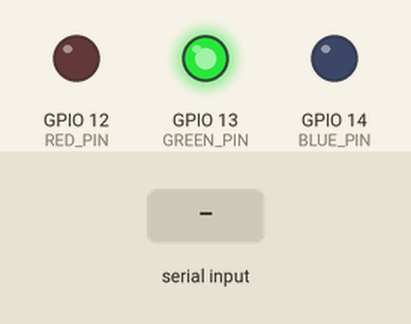
Bench run of a sketch on a simulated ESP32. On the bench: output pins drawn as LEDs (lit = HIGH). Dashed ring = blinking. The inputs (shaded band) are chosen by the test bench. What the sketch prints to the serial monitor is not drawn.

Above: at 1.2 s.
1.3 s: "3" received over Serial
At 1.42 s:
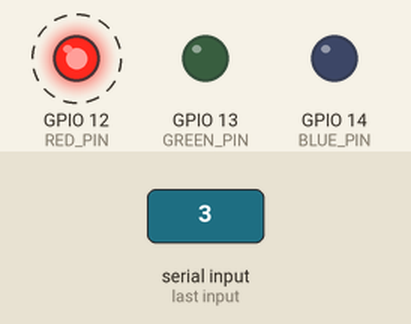
4.3 s: "4" received over Serial
At 4.7 s:
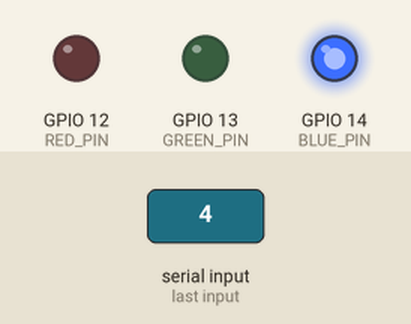
5.8 s: "1" received over Serial
At 7.0 s:
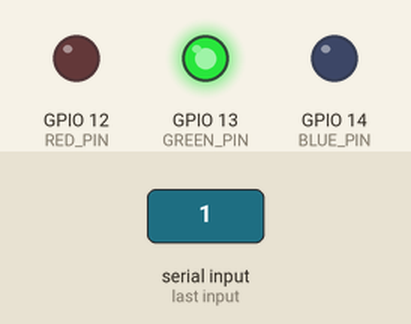
Timing chart, 0 to 8.8 s (numbered marks = the images above; inputs shaded):
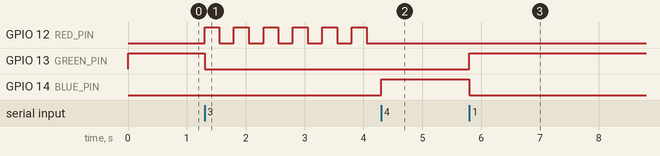

The sketch:

v1.ino
```cpp
// ASL 自主狀態指示燈 第一版
// 這個程式會根據電腦指令改變燈號
#define RED_PIN   12
#define GREEN_PIN 13
#define BLUE_PIN  14

int currentState = 1;
int lastState = -1;    // 🆕 用來記錄「上一次」的狀態，預設設為 -1

// ⏳ 計時器 A：用於狀態 3 紅燈閃爍
unsigned long previousMillis = 0;
bool redBlinkState = LOW;
const long interval = 250;

void setup() {
  Serial.begin(115200);
  pinMode(RED_PIN, OUTPUT);
  pinMode(GREEN_PIN, OUTPUT);
  pinMode(BLUE_PIN, OUTPUT);

  Serial.println("\n===== 狀態系統（改變時才輸出版） =====");
}

void loop() {
  // 1. 監聽電腦指令
  if (Serial.available()) {
    char cmd = Serial.read();
    if (cmd == '1')      { currentState = 1; }
    else if (cmd == '2') { currentState = 2; }
    else if (cmd == '3') { currentState = 3; }
    else if (cmd == '4') { currentState = 4; }
    else if (cmd == '5') { currentState = 5; }
  }

  // 2. 燈號控制邏輯（與Lab相同）
  unsigned long currentMillis = millis();
  switch (currentState) {
    case 1: digitalWrite(GREEN_PIN, HIGH); digitalWrite(RED_PIN, LOW);  digitalWrite(BLUE_PIN, LOW);  break;
    case 2: digitalWrite(GREEN_PIN, LOW);  digitalWrite(RED_PIN, HIGH); digitalWrite(BLUE_PIN, LOW);  break;
    case 3:
      digitalWrite(GREEN_PIN, LOW); digitalWrite(BLUE_PIN, LOW);
      if (currentMillis - previousMillis >= interval) {
        previousMillis = currentMillis;
        redBlinkState = !redBlinkState;
        digitalWrite(RED_PIN, redBlinkState);
      }
      break;
    case 4: digitalWrite(GREEN_PIN, LOW);  digitalWrite(RED_PIN, LOW);  digitalWrite(BLUE_PIN, HIGH); break;
    case 5: digitalWrite(GREEN_PIN, LOW);  digitalWrite(RED_PIN, LOW);  digitalWrite(BLUE_PIN, LOW);  break;
  }

  // 3. 只有在 currentState 改變時，才印出一次紀錄
  if (currentState != lastState) {
    lastState = currentState; // 立刻更新歷史紀錄，防止重複列印

    Serial.print("📊 [狀態更新] 目前車輛模式: ");
    Serial.print(currentState);
    switch (currentState) {
      case 1: Serial.println(" -> 安全狀態 (綠燈)"); break;
      case 2: Serial.println(" -> 就緒狀態 (紅燈)"); break;
      case 3: Serial.println(" -> 自主導航 (紅燈閃爍中...)"); break;
      case 4: Serial.println(" -> 其他測試 (藍燈)"); break;
      case 5: Serial.println(" -> 全滅狀態"); break;
    }
  }
}
```

Measured:
- after the input at 1.3 s, GPIO 12 (RED_PIN): alternates HIGH for 0.25 s and LOW for 0.25 s, starting at once; GPIO 13 (GREEN_PIN): HIGH → LOW at once
- after the input at 4.3 s, GPIO 12 (RED_PIN): stops changing and stays LOW; GPIO 14 (BLUE_PIN): LOW → HIGH at once
- after the input at 5.8 s, GPIO 13 (GREEN_PIN): LOW → HIGH at once; GPIO 14 (BLUE_PIN): HIGH → LOW at once
